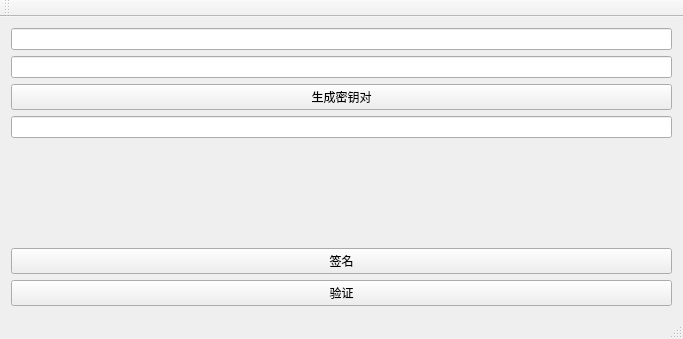
<?xml version="1.0" encoding="UTF-8"?>
<ui version="4.0">
 <class>MainWindow</class>
 <widget class="QMainWindow" name="MainWindow">
  <property name="geometry">
   <rect>
    <x>0</x>
    <y>0</y>
    <width>683</width>
    <height>339</height>
   </rect>
  </property>
  <property name="windowTitle">
   <string>MainWindow</string>
  </property>
  <widget class="QWidget" name="centralWidget">
   <layout class="QVBoxLayout" name="verticalLayout_4">
    <item>
     <layout class="QVBoxLayout" name="verticalLayout">
      <item>
       <widget class="QLineEdit" name="lineEditPriKey"/>
      </item>
      <item>
       <widget class="QLineEdit" name="lineEditPubKey"/>
      </item>
      <item>
       <widget class="QPushButton" name="btnGenKeyPair">
        <property name="text">
         <string>生成密钥对</string>
        </property>
       </widget>
      </item>
     </layout>
    </item>
    <item>
     <layout class="QHBoxLayout" name="horizontalLayout">
      <item>
       <layout class="QVBoxLayout" name="verticalLayout_2">
        <item>
         <widget class="QLineEdit" name="lineEditMsg"/>
        </item>
        <item>
         <widget class="QLabel" name="EditMsgHash">
          <property name="text">
           <string/>
          </property>
          <property name="textFormat">
           <enum>Qt::AutoText</enum>
          </property>
          <property name="alignment">
           <set>Qt::AlignLeading|Qt::AlignLeft|Qt::AlignTop</set>
          </property>
          <property name="wordWrap">
           <bool>true</bool>
          </property>
         </widget>
        </item>
        <item>
         <widget class="QPushButton" name="btnSign">
          <property name="text">
           <string>签名</string>
          </property>
         </widget>
        </item>
        <item>
         <widget class="QPushButton" name="btnVerify">
          <property name="text">
           <string>验证</string>
          </property>
         </widget>
        </item>
       </layout>
      </item>
     </layout>
    </item>
   </layout>
  </widget>
  <widget class="QMenuBar" name="menuBar">
   <property name="geometry">
    <rect>
     <x>0</x>
     <y>0</y>
     <width>683</width>
     <height>17</height>
    </rect>
   </property>
  </widget>
  <widget class="QToolBar" name="mainToolBar">
   <attribute name="toolBarArea">
    <enum>TopToolBarArea</enum>
   </attribute>
   <attribute name="toolBarBreak">
    <bool>false</bool>
   </attribute>
  </widget>
  <widget class="QStatusBar" name="statusBar"/>
 </widget>
 <layoutdefault spacing="6" margin="11"/>
 <resources/>
 <connections/>
</ui>
